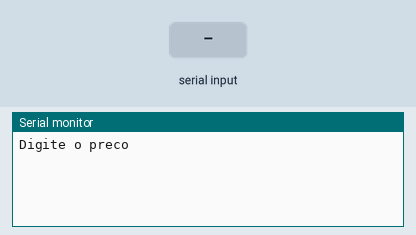
A sketch run on a simulated Arduino Uno, built with avr-gcc and run on an emulated ATmega328P. On the bench: the last lines printed to the serial monitor. The test bench sets the inputs (shaded band).

Above: at 1.2 s.
1.3 s: "90,45\n" received over Serial
At 2.2 s:
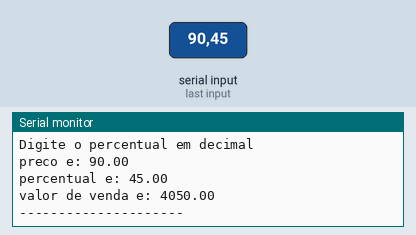
2.8 s: "5\n" received over Serial
At 5.4 s:
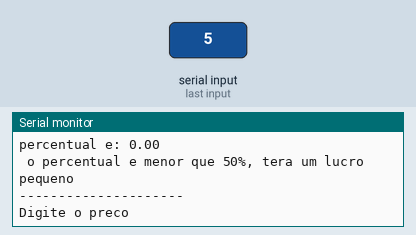

The sketch:

exercicio_101.ino
```cpp
/*
Elabore um programa para cálculo de preços de produtos que solicite o preço
de compra do produto e o percentual a ser aplicado em cima desse valor para
a venda. Calcule e exiba o preço de venda do produto. Se o percentual a ser
aplicado for inferior a 50%, exiba uma mensagem informando ao usuário que o
produto será vendido com uma margem muito pequena de lucro.
*/
//variaveis
float preco;
float percentual;
float precoDeVenda;

void setup()
{
  Serial.begin(9600);
}

void loop()
{
 Serial.println("Digite o preco");
 while(! Serial.available());
 preco = Serial.parseFloat(); //aguarde a resposta do usuario

 Serial.println("Digite o percentual em decimal");
 while(! Serial.available());
 percentual = Serial.parseFloat(); //aguarde a resposta do usuario

 Serial.println("preco e: " + String (preco));

 Serial.println("percentual e: " + String (percentual));


  if (percentual > 1.5){
  precoDeVenda = preco * percentual;
  Serial.println("valor de venda e: " + String (precoDeVenda));

  } else {
   Serial.println(" o percentual e menor que 50%, tera um lucro pequeno");

  }
  Serial.println();
  Serial.println("---------------------");


  delay(1000);

}
```

Measured:
- after the input at 1.3 s, the serial monitor: prints a new line at once (image 1)
- after the input at 2.8 s, the serial monitor: prints a new line after 1.0 s (image 2)
